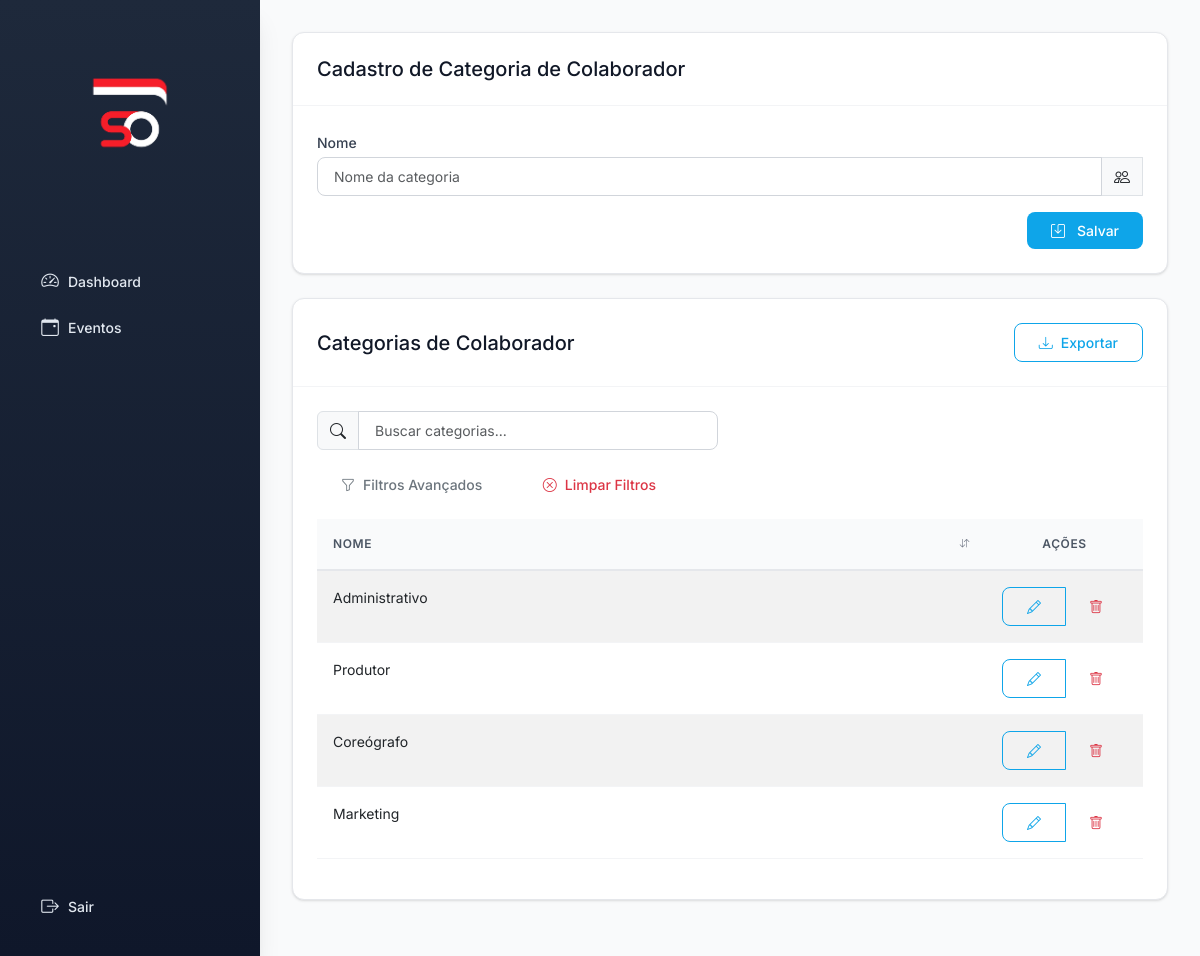
The app's page /cadastros/categorias-colaborador, older data.
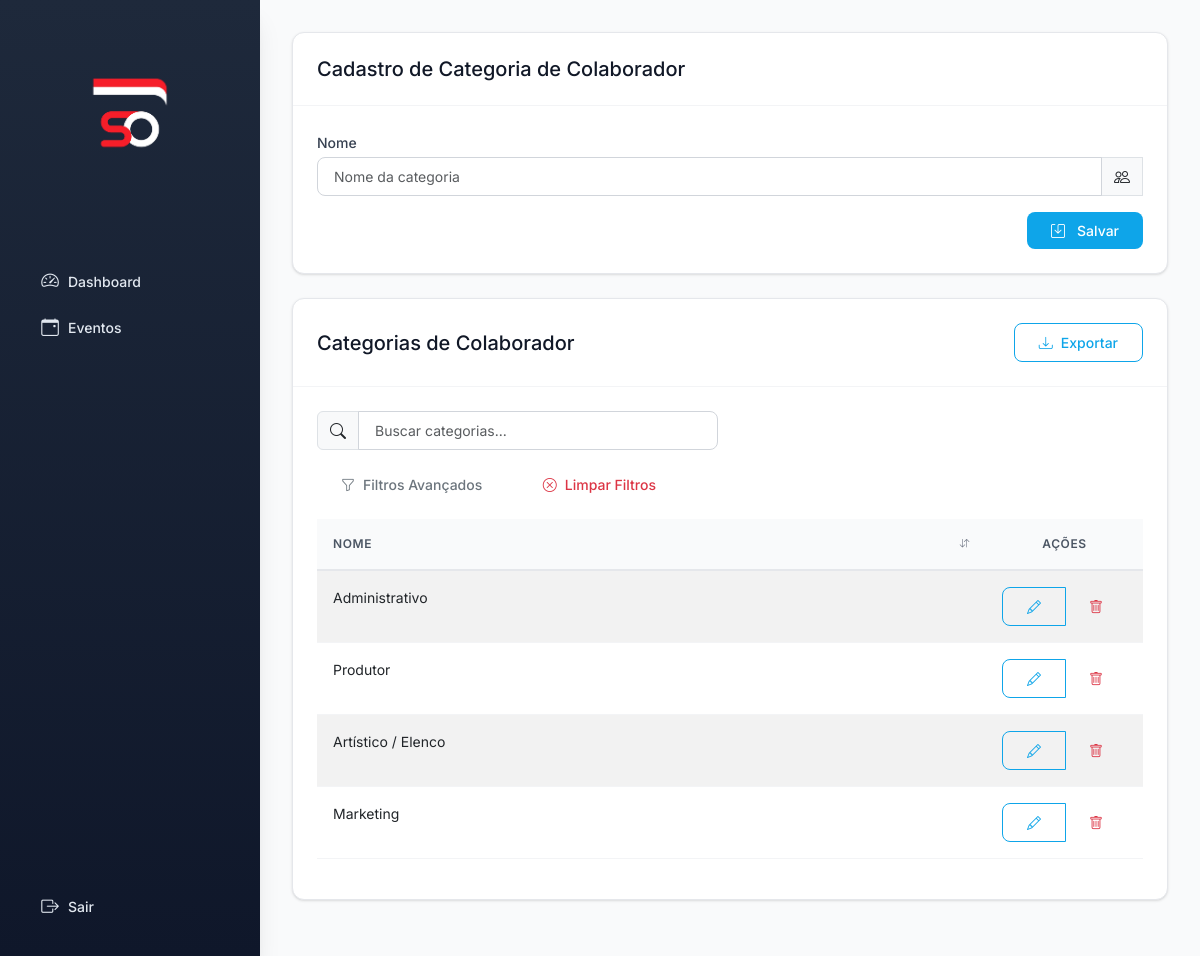
The same page, newer data.
### models.py (models this page shows)
class CategoriaColaborador(db.Model):
    __tablename__ = 'categoria_colaborador'
    id_categoria_colaborador = db.Column(db.Integer, primary_key=True)
    nome = db.Column(db.String, nullable=False)
    colaborador_categorias = db.relationship('ColaboradorCategoria', backref='categoria_colaborador')

### app.py (the view)
@app.route('/cadastros/categorias-colaborador', methods=['GET', 'POST'])
def cadastrar_categoria_colaborador():
    form = CategoriaColaboradorForm()
    if form.validate_on_submit():
        nova = CategoriaColaborador(nome=form.nome.data)
        db.session.add(nova)
        db.session.commit()
        flash('Categoria cadastrada com sucesso!', 'success')
        return redirect(url_for('cadastrar_categoria_colaborador'))
    categorias = CategoriaColaborador.query.all()
    return render_template('categorias_colaborador.html', form=form, categorias=categorias)

### forms.py
class CategoriaColaboradorForm(FlaskForm):
    nome = StringField('Nome', validators=[InputRequired()])

### templates/categorias_colaborador.html (shortened to what this page needs)
{% extends 'base.html' %}
{% block content %}
<div class="card mb-4">
    <div class="card-header d-flex justify-content-between align-items-center">
        <h5 class="mb-0">Cadastro de Categoria de Colaborador</h5>
    </div>
    <div class="card-body">
        <form method="POST" class="needs-validation" novalidate>
            <div class="mb-3">
                {{ form.nome.label(class="form-label") }}
                <div class="input-group">
                    {{ form.nome(class="form-control", placeholder="Nome da categoria", required=true) }}
                    <span class="input-group-text"><i class="bi bi-people"></i></span>
                </div>
            </div>
            <div class="d-flex justify-content-end">
                <button type="submit" class="btn btn-primary">
                    <i class="bi bi-save me-2"></i>Salvar
                </button>
            </div>
        </form>
    </div>
</div>
<div class="card">
    <div class="card-header d-flex justify-content-between align-items-center">
        <h5 class="mb-0">Categorias de Colaborador</h5>
        <div>
            <button class="btn btn-sm btn-outline-primary" id="btnExportar">
                <i class="bi bi-download me-1"></i>Exportar
            </button>
        </div>
    </div>
    <div class="card-body">
        {% if categorias %}
        <div class="row mb-3">
            <div class="col-md-6">
                <div class="input-group">
                    <span class="input-group-text"><i class="bi bi-search"></i></span>
                    <input type="text" class="form-control" id="searchInput" placeholder="Buscar categorias..." onkeyup="searchTable()">
                </div>
            </div>
        </div>
        <div class="table-responsive">
            <table class="table table-hover table-striped sortable-table" id="categoriasColaboradorTable">
                <thead>
                    <tr>
                        <th>Nome</th>
                        <th class="text-center no-sort" style="width: 150px;">Ações</th>
                    </tr>
                </thead>
                <tbody>
                    {% for cat in categorias %}
                    <tr>
                        <td>{{ cat.nome }}</td>
                        <td class="text-center">
                            <div class="btn-group" role="group">
                                <a href="{{ url_for('editar_categoria_colaborador', id=cat.id_categoria_colaborador) }}" class="btn btn-sm btn-outline-primary" title="Editar">
                                    <i class="bi bi-pencil"></i>
                                </a>
                                <a href="{{ url_for('excluir_categoria_colaborador', id=cat.id_categoria_colaborador) }}" class="btn btn-sm btn-outline-danger"
                                   onclick="return confirm('Tem certeza que deseja excluir esta categoria?')" title="Excluir">
                                    <i class="bi bi-trash"></i>
                                </a>
                            </div>
                        </td>
                    </tr>
                    {% endfor %}
                </tbody>
            </table>
        </div>
        {% else %}
        <div class="alert alert-info">
            <i class="bi bi-info-circle me-2"></i>Nenhuma categoria de colaborador cadastrada.
        </div>
        {% endif %}
    </div>
</div>
{% endblock %}

Row changes from the older to the newer data that the page shows:
changed CategoriaColaborador: nome "Coreógrafo" → "Artístico / Elenco"
